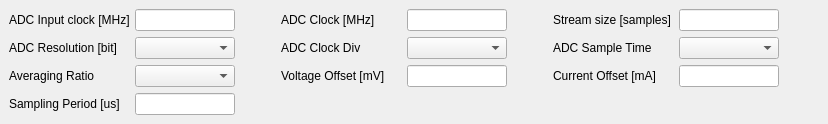
      <widget class="QStackedWidget" name="adcStack">
       <widget class="QWidget" name="adcInternalPage" native="true">
        <layout class="QVBoxLayout" name="mainVerlDeviceConfigVerl">
         <item>
          <layout class="QHBoxLayout" name="deviceConfigVerlHorl2">
           <item>
            <layout class="QHBoxLayout" name="deviceConfigVerlHorl2ADCInputClockHorl">
             <item>
              <widget class="QLabel" name="adcInputClockLabe">
               <property name="sizePolicy">
                <sizepolicy hsizetype="Fixed" vsizetype="Fixed">
                 <horstretch>0</horstretch>
                 <verstretch>0</verstretch>
                </sizepolicy>
               </property>
               <property name="minimumSize">
                <size>
                 <width>120</width>
                 <height>10</height>
                </size>
               </property>
               <property name="maximumSize">
                <size>
                 <width>120</width>
                 <height>50</height>
                </size>
               </property>
               <property name="text">
                <string>ADC Input clock [MHz]</string>
               </property>
              </widget>
             </item>
             <item>
              <widget class="QLineEdit" name="adcInputClockLine">
               <property name="sizePolicy">
                <sizepolicy hsizetype="Fixed" vsizetype="Fixed">
                 <horstretch>0</horstretch>
                 <verstretch>0</verstretch>
                </sizepolicy>
               </property>
               <property name="minimumSize">
                <size>
                 <width>100</width>
                 <height>20</height>
                </size>
               </property>
               <property name="maximumSize">
                <size>
                 <width>100</width>
                 <height>50</height>
                </size>
               </property>
               <property name="readOnly">
                <bool>true</bool>
               </property>
              </widget>
             </item>
             <item>
              <spacer name="adcInputClockHors">
               <property name="orientation">
                <enum>Qt::Horizontal</enum>
               </property>
               <property name="sizeType">
                <enum>QSizePolicy::Minimum</enum>
               </property>
               <property name="sizeHint" stdset="0">
                <size>
                 <width>40</width>
                 <height>20</height>
                </size>
               </property>
              </spacer>
             </item>
            </layout>
           </item>
           <item>
            <layout class="QHBoxLayout" name="deviceConfigVerlHorl2ADCClockHorl">
             <item>
              <widget class="QLabel" name="adcClockLabe">
               <property name="sizePolicy">
                <sizepolicy hsizetype="Fixed" vsizetype="Fixed">
                 <horstretch>0</horstretch>
                 <verstretch>0</verstretch>
                </sizepolicy>
               </property>
               <property name="minimumSize">
                <size>
                 <width>120</width>
                 <height>10</height>
                </size>
               </property>
               <property name="maximumSize">
                <size>
                 <width>120</width>
                 <height>50</height>
                </size>
               </property>
               <property name="text">
                <string>ADC Clock [MHz]</string>
               </property>
              </widget>
             </item>
             <item>
              <widget class="QLineEdit" name="adcClockLine">
               <property name="sizePolicy">
                <sizepolicy hsizetype="Fixed" vsizetype="Fixed">
                 <horstretch>0</horstretch>
                 <verstretch>0</verstretch>
                </sizepolicy>
               </property>
               <property name="minimumSize">
                <size>
                 <width>100</width>
                 <height>20</height>
                </size>
               </property>
               <property name="maximumSize">
                <size>
                 <width>100</width>
                 <height>50</height>
                </size>
               </property>
               <property name="readOnly">
                <bool>true</bool>
               </property>
              </widget>
             </item>
             <item>
              <spacer name="adcClockHors">
               <property name="orientation">
                <enum>Qt::Horizontal</enum>
               </property>
               <property name="sizeType">
                <enum>QSizePolicy::Minimum</enum>
               </property>
               <property name="sizeHint" stdset="0">
                <size>
                 <width>40</width>
                 <height>20</height>
                </size>
               </property>
              </spacer>
             </item>
            </layout>
           </item>
           <item>
            <layout class="QHBoxLayout" name="deviceConfigVerlHorl2StreamSizeHorl">
             <item>
              <widget class="QLabel" name="streamSizeLabe">
               <property name="sizePolicy">
                <sizepolicy hsizetype="Fixed" vsizetype="Fixed">
                 <horstretch>0</horstretch>
                 <verstretch>0</verstretch>
                </sizepolicy>
               </property>
               <property name="minimumSize">
                <size>
                 <width>120</width>
                 <height>10</height>
                </size>
               </property>
               <property name="maximumSize">
                <size>
                 <width>120</width>
                 <height>50</height>
                </size>
               </property>
               <property name="text">
                <string>Stream size [samples]</string>
               </property>
              </widget>
             </item>
             <item>
              <widget class="QLineEdit" name="streamSizeLine">
               <property name="sizePolicy">
                <sizepolicy hsizetype="Fixed" vsizetype="Fixed">
                 <horstretch>0</horstretch>
                 <verstretch>0</verstretch>
                </sizepolicy>
               </property>
               <property name="minimumSize">
                <size>
                 <width>100</width>
                 <height>20</height>
                </size>
               </property>
               <property name="maximumSize">
                <size>
                 <width>100</width>
                 <height>50</height>
                </size>
               </property>
               <property name="readOnly">
                <bool>true</bool>
               </property>
              </widget>
             </item>
             <item>
              <spacer name="streamSizeHors">
               <property name="orientation">
                <enum>Qt::Horizontal</enum>
               </property>
               <property name="sizeType">
                <enum>QSizePolicy::Minimum</enum>
               </property>
               <property name="sizeHint" stdset="0">
                <size>
                 <width>40</width>
                 <height>20</height>
                </size>
               </property>
              </spacer>
             </item>
            </layout>
           </item>
          </layout>
         </item>
         <item>
          <layout class="QHBoxLayout" name="deviceConfigVerlHorl3">
           <item>
            <layout class="QHBoxLayout" name="deviceConfigVerlHorl3ADCResolutionHorl">
             <item>
              <widget class="QLabel" name="adcResolutionLabe">
               <property name="sizePolicy">
                <sizepolicy hsizetype="Fixed" vsizetype="Fixed">
                 <horstretch>0</horstretch>
                 <verstretch>0</verstretch>
                </sizepolicy>
               </property>
               <property name="minimumSize">
                <size>
                 <width>120</width>
                 <height>10</height>
                </size>
               </property>
               <property name="maximumSize">
                <size>
                 <width>120</width>
                 <height>50</height>
                </size>
               </property>
               <property name="text">
                <string>ADC Resolution [bit]</string>
               </property>
              </widget>
             </item>
             <item>
              <widget class="QComboBox" name="adcResolutionComb">
               <property name="sizePolicy">
                <sizepolicy hsizetype="Fixed" vsizetype="Fixed">
                 <horstretch>0</horstretch>
                 <verstretch>0</verstretch>
                </sizepolicy>
               </property>
               <property name="minimumSize">
                <size>
                 <width>100</width>
                 <height>20</height>
                </size>
               </property>
               <property name="maximumSize">
                <size>
                 <width>100</width>
                 <height>50</height>
                </size>
               </property>
              </widget>
             </item>
             <item>
              <spacer name="adcResolutionHors">
               <property name="orientation">
                <enum>Qt::Horizontal</enum>
               </property>
               <property name="sizeType">
                <enum>QSizePolicy::Minimum</enum>
               </property>
               <property name="sizeHint" stdset="0">
                <size>
                 <width>40</width>
                 <height>20</height>
                </size>
               </property>
              </spacer>
             </item>
            </layout>
           </item>
           <item>
            <layout class="QHBoxLayout" name="deviceConfigVerlHorl3ADCClockDivHorl">
             <item>
              <widget class="QLabel" name="adcClockDivLabe">
               <property name="sizePolicy">
                <sizepolicy hsizetype="Fixed" vsizetype="Fixed">
                 <horstretch>0</horstretch>
                 <verstretch>0</verstretch>
                </sizepolicy>
               </property>
               <property name="minimumSize">
                <size>
                 <width>120</width>
                 <height>10</height>
                </size>
               </property>
               <property name="maximumSize">
                <size>
                 <width>120</width>
                 <height>50</height>
                </size>
               </property>
               <property name="text">
                <string>ADC Clock Div</string>
               </property>
              </widget>
             </item>
             <item>
              <widget class="QComboBox" name="adcClockDivComb">
               <property name="sizePolicy">
                <sizepolicy hsizetype="Fixed" vsizetype="Fixed">
                 <horstretch>0</horstretch>
                 <verstretch>0</verstretch>
                </sizepolicy>
               </property>
               <property name="minimumSize">
                <size>
                 <width>100</width>
                 <height>20</height>
                </size>
               </property>
               <property name="maximumSize">
                <size>
                 <width>100</width>
                 <height>50</height>
                </size>
               </property>
              </widget>
             </item>
             <item>
              <spacer name="adcClockDivHors">
               <property name="orientation">
                <enum>Qt::Horizontal</enum>
               </property>
               <property name="sizeType">
                <enum>QSizePolicy::Minimum</enum>
               </property>
               <property name="sizeHint" stdset="0">
                <size>
                 <width>40</width>
                 <height>20</height>
                </size>
               </property>
              </spacer>
             </item>
            </layout>
           </item>
           <item>
            <layout class="QHBoxLayout" name="deviceConfigVerlHorl3ADCSampleTimeHorl">
             <item>
              <widget class="QLabel" name="adcSampleTimeLabe">
               <property name="sizePolicy">
                <sizepolicy hsizetype="Fixed" vsizetype="Fixed">
                 <horstretch>0</horstretch>
                 <verstretch>0</verstretch>
                </sizepolicy>
               </property>
               <property name="minimumSize">
                <size>
                 <width>120</width>
                 <height>10</height>
                </size>
               </property>
               <property name="maximumSize">
                <size>
                 <width>120</width>
                 <height>50</height>
                </size>
               </property>
               <property name="text">
                <string>ADC Sample Time</string>
               </property>
              </widget>
             </item>
             <item>
              <widget class="QComboBox" name="adcSampleTimeComb">
               <property name="sizePolicy">
                <sizepolicy hsizetype="Fixed" vsizetype="Fixed">
                 <horstretch>0</horstretch>
                 <verstretch>0</verstretch>
                </sizepolicy>
               </property>
               <property name="minimumSize">
                <size>
                 <width>100</width>
                 <height>20</height>
                </size>
               </property>
               <property name="maximumSize">
                <size>
                 <width>100</width>
                 <height>50</height>
                </size>
               </property>
              </widget>
             </item>
             <item>
              <spacer name="adcSampleTimeHors">
               <property name="orientation">
                <enum>Qt::Horizontal</enum>
               </property>
               <property name="sizeType">
                <enum>QSizePolicy::Minimum</enum>
               </property>
               <property name="sizeHint" stdset="0">
                <size>
                 <width>40</width>
                 <height>20</height>
                </size>
               </property>
              </spacer>
             </item>
            </layout>
           </item>
          </layout>
         </item>
         <item>
          <layout class="QHBoxLayout" name="deviceConfigVerlHorl4">
           <item>
            <layout class="QHBoxLayout" name="deviceConfigVerlHorl4AveragingRatioHorl">
             <item>
              <widget class="QLabel" name="averagingRatioLabe">
               <property name="sizePolicy">
                <sizepolicy hsizetype="Fixed" vsizetype="Fixed">
                 <horstretch>0</horstretch>
                 <verstretch>0</verstretch>
                </sizepolicy>
               </property>
               <property name="minimumSize">
                <size>
                 <width>120</width>
                 <height>10</height>
                </size>
               </property>
               <property name="maximumSize">
                <size>
                 <width>120</width>
                 <height>50</height>
                </size>
               </property>
               <property name="text">
                <string>Averaging Ratio</string>
               </property>
              </widget>
             </item>
             <item>
              <widget class="QComboBox" name="averagingRatioComb">
               <property name="sizePolicy">
                <sizepolicy hsizetype="Fixed" vsizetype="Fixed">
                 <horstretch>0</horstretch>
                 <verstretch>0</verstretch>
                </sizepolicy>
               </property>
               <property name="minimumSize">
                <size>
                 <width>100</width>
                 <height>20</height>
                </size>
               </property>
               <property name="maximumSize">
                <size>
                 <width>100</width>
                 <height>50</height>
                </size>
               </property>
              </widget>
             </item>
             <item>
              <spacer name="averagingRatioHors">
               <property name="orientation">
                <enum>Qt::Horizontal</enum>
               </property>
               <property name="sizeType">
                <enum>QSizePolicy::Minimum</enum>
               </property>
               <property name="sizeHint" stdset="0">
                <size>
                 <width>40</width>
                 <height>20</height>
                </size>
               </property>
              </spacer>
             </item>
            </layout>
           </item>
           <item>
            <layout class="QHBoxLayout" name="deviceConfigVerlHorl4VoltageOffsetHorl">
             <item>
              <widget class="QLabel" name="voltageOffsetLabe">
               <property name="sizePolicy">
                <sizepolicy hsizetype="Fixed" vsizetype="Fixed">
                 <horstretch>0</horstretch>
                 <verstretch>0</verstretch>
                </sizepolicy>
               </property>
               <property name="minimumSize">
                <size>
                 <width>120</width>
                 <height>10</height>
                </size>
               </property>
               <property name="maximumSize">
                <size>
                 <width>120</width>
                 <height>50</height>
                </size>
               </property>
               <property name="text">
                <string>Voltage Offset [mV]</string>
               </property>
              </widget>
             </item>
             <item>
              <widget class="QLineEdit" name="voltageOffsetLine">
               <property name="sizePolicy">
                <sizepolicy hsizetype="Fixed" vsizetype="Fixed">
                 <horstretch>0</horstretch>
                 <verstretch>0</verstretch>
                </sizepolicy>
               </property>
               <property name="minimumSize">
                <size>
                 <width>100</width>
                 <height>20</height>
                </size>
               </property>
               <property name="maximumSize">
                <size>
                 <width>100</width>
                 <height>50</height>
                </size>
               </property>
              </widget>
             </item>
             <item>
              <spacer name="voltageOffsetHors">
               <property name="orientation">
                <enum>Qt::Horizontal</enum>
               </property>
               <property name="sizeType">
                <enum>QSizePolicy::Minimum</enum>
               </property>
               <property name="sizeHint" stdset="0">
                <size>
                 <width>40</width>
                 <height>20</height>
                </size>
               </property>
              </spacer>
             </item>
            </layout>
           </item>
           <item>
            <layout class="QHBoxLayout" name="deviceConfigVerlHorl4CurrentOffsetHorl">
             <item>
              <widget class="QLabel" name="currentOffsetLabe">
               <property name="sizePolicy">
                <sizepolicy hsizetype="Fixed" vsizetype="Fixed">
                 <horstretch>0</horstretch>
                 <verstretch>0</verstretch>
                </sizepolicy>
               </property>
               <property name="minimumSize">
                <size>
                 <width>120</width>
                 <height>10</height>
                </size>
               </property>
               <property name="maximumSize">
                <size>
                 <width>120</width>
                 <height>50</height>
                </size>
               </property>
               <property name="text">
                <string>Current Offset [mA]</string>
               </property>
              </widget>
             </item>
             <item>
              <widget class="QLineEdit" name="currentOffsetLine">
               <property name="sizePolicy">
                <sizepolicy hsizetype="Fixed" vsizetype="Fixed">
                 <horstretch>0</horstretch>
                 <verstretch>0</verstretch>
                </sizepolicy>
               </property>
               <property name="minimumSize">
                <size>
                 <width>100</width>
                 <height>20</height>
                </size>
               </property>
               <property name="maximumSize">
                <size>
                 <width>100</width>
                 <height>50</height>
                </size>
               </property>
              </widget>
             </item>
             <item>
              <spacer name="currentOffsetHors">
               <property name="orientation">
                <enum>Qt::Horizontal</enum>
               </property>
               <property name="sizeType">
                <enum>QSizePolicy::Minimum</enum>
               </property>
               <property name="sizeHint" stdset="0">
                <size>
                 <width>40</width>
                 <height>20</height>
                </size>
               </property>
              </spacer>
             </item>
            </layout>
           </item>
          </layout>
         </item>
         <item>
          <layout class="QHBoxLayout" name="deviceConfigVerlHorl5">
           <item>
            <layout class="QHBoxLayout" name="deviceConfigVerlHorl5SamplePeriodHorl">
             <item>
              <widget class="QLabel" name="samplingPeriodLabe">
               <property name="sizePolicy">
                <sizepolicy hsizetype="Fixed" vsizetype="Fixed">
                 <horstretch>0</horstretch>
                 <verstretch>0</verstretch>
                </sizepolicy>
               </property>
               <property name="minimumSize">
                <size>
                 <width>120</width>
                 <height>10</height>
                </size>
               </property>
               <property name="maximumSize">
                <size>
                 <width>120</width>
                 <height>50</height>
                </size>
               </property>
               <property name="text">
                <string>Sampling Period [us]</string>
               </property>
              </widget>
             </item>
             <item>
              <widget class="QLineEdit" name="samplingPeriodLine">
               <property name="sizePolicy">
                <sizepolicy hsizetype="Fixed" vsizetype="Fixed">
                 <horstretch>0</horstretch>
                 <verstretch>0</verstretch>
                </sizepolicy>
               </property>
               <property name="minimumSize">
                <size>
                 <width>100</width>
                 <height>20</height>
                </size>
               </property>
               <property name="maximumSize">
                <size>
                 <width>100</width>
                 <height>50</height>
                </size>
               </property>
              </widget>
             </item>
             <item>
              <spacer name="samplingPeriodHors">
               <property name="orientation">
                <enum>Qt::Horizontal</enum>
               </property>
               <property name="sizeType">
                <enum>QSizePolicy::Minimum</enum>
               </property>
               <property name="sizeHint" stdset="0">
                <size>
                 <width>40</width>
                 <height>20</height>
                </size>
               </property>
              </spacer>
             </item>
            </layout>
           </item>
           <item>
            <layout class="QHBoxLayout" name="deviceConfigVerlHorl5Horl1">
             <item>
              <widget class="QLabel" name="label">
               <property name="sizePolicy">
                <sizepolicy hsizetype="Fixed" vsizetype="Fixed">
                 <horstretch>0</horstretch>
                 <verstretch>0</verstretch>
                </sizepolicy>
               </property>
               <property name="minimumSize">
                <size>
                 <width>220</width>
                 <height>10</height>
                </size>
               </property>
               <property name="maximumSize">
                <size>
                 <width>220</width>
                 <height>50</height>
                </size>
               </property>
               <property name="text">
                <string/>
               </property>
              </widget>
             </item>
             <item>
              <spacer name="horizontalSpacer_2">
               <property name="orientation">
                <enum>Qt::Horizontal</enum>
               </property>
               <property name="sizeType">
                <enum>QSizePolicy::Minimum</enum>
               </property>
               <property name="sizeHint" stdset="0">
                <size>
                 <width>40</width>
                 <height>20</height>
                </size>
               </property>
              </spacer>
             </item>
            </layout>
           </item>
           <item>
            <layout class="QHBoxLayout" name="deviceConfigVerlHorl5Horl2">
             <item>
              <widget class="QLabel" name="label_2">
               <property name="sizePolicy">
                <sizepolicy hsizetype="Fixed" vsizetype="Fixed">
                 <horstretch>0</horstretch>
                 <verstretch>0</verstretch>
                </sizepolicy>
               </property>
               <property name="minimumSize">
                <size>
                 <width>220</width>
                 <height>10</height>
                </size>
               </property>
               <property name="maximumSize">
                <size>
                 <width>220</width>
                 <height>50</height>
                </size>
               </property>
               <property name="text">
                <string/>
               </property>
              </widget>
             </item>
             <item>
              <spacer name="horizontalSpacer_3">
               <property name="orientation">
                <enum>Qt::Horizontal</enum>
               </property>
               <property name="sizeType">
                <enum>QSizePolicy::Minimum</enum>
               </property>
               <property name="sizeHint" stdset="0">
                <size>
                 <width>40</width>
                 <height>20</height>
                </size>
               </property>
              </spacer>
             </item>
            </layout>
           </item>
          </layout>
         </item>
        </layout>
       </widget>
       <widget class="QWidget" name="page"/>
      </widget>
